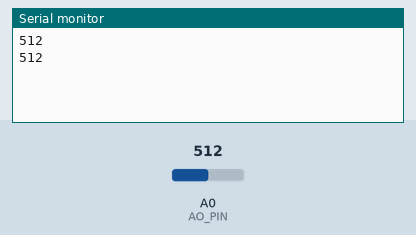
Recording of a sketch running on a simulated Arduino Uno, built with avr-gcc and run on an emulated ATmega328P. Shown: the last lines printed to the serial monitor. The test bench sets the inputs (shaded band); at power-on: A0 (AO_PIN) = 512.

Above: at 1.8 s.
1.9 s: A0 (AO_PIN) set to 716
At 2.8 s:
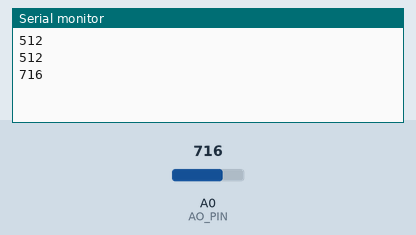
3.4 s: A0 (AO_PIN) set to 900
At 4.8 s:
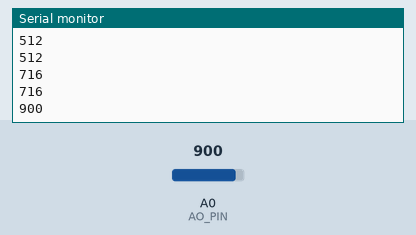
Timing chart, 0 to 6.4 s (numbered marks = the images above; inputs shaded):
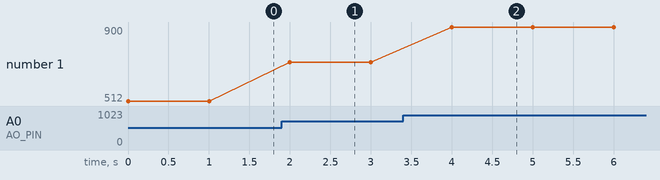

The sketch:

Chapter_3_Analog_Raindrop_Sensor.ino
```cpp
#define AO_PIN A0    // Arduino's pin connected to AO pin of the rain sensor

void setup() {
  // initialize serial communication
  Serial.begin(9600);
}

void loop() {
  //read analog from A0 pin
  int rainValue = analogRead(AO_PIN);

  Serial.println(rainValue);  // print out the analog value
  delay(1000);        // pause for 1 sec to avoid reading sensors frequently to prolong the sensor lifetime
}
```

Measured:
- after the input at 1.9 s, the serial monitor: prints a new line after 0.10 s (image 1)
- after the input at 3.4 s, the serial monitor: prints a new line after 0.60 s (image 2)
- plotted number 1: 512 → 716 after the input at 1.9 s, 716 → 900 after the input at 3.4 s
